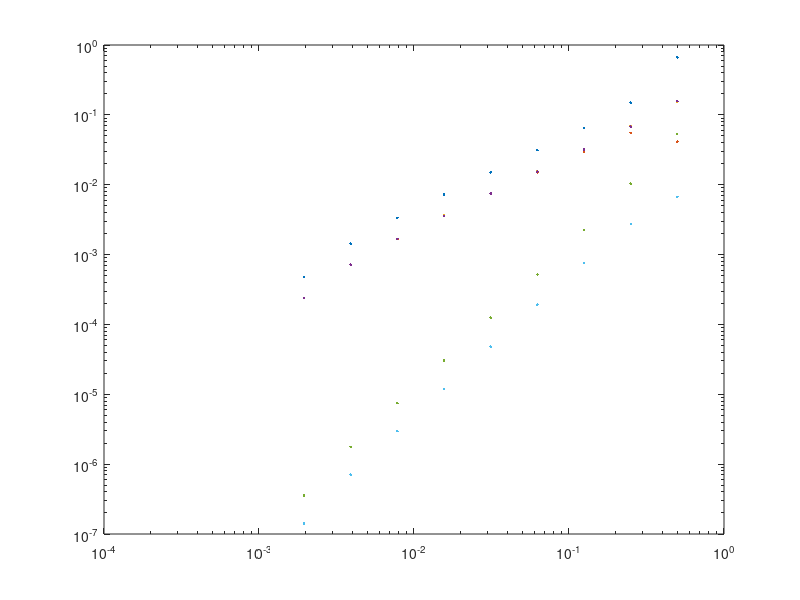

This figure's MATLAB source:
y=[];
f = @(y) -y;
 y0 = 2;
 k=2.^(1:10)';
 for idx=1:length(k);
 dt=1/k(idx);
 y(idx,1:6)=y0;
 for jdx=1:k(idx);
 y(idx) = (1+dt*f(y(idx,1))).*y(idx,1);
 y_ = (1+0.5*dt*f(y(idx,2)))*y(idx,2);
 y(idx,2) = (1+dt*f(y_))*y(idx,2);
 y_ = 1./(1-0.5*dt*f(y(idx,3)))*y(idx,3);
 y(idx,3) = 1./(1-dt*f(y_))*y(idx,3);
 y(idx,4) = exp(dt*f(y(idx,4)))*y(idx,4);
 y_ = exp(0.5*dt*f(y(idx,5)))*y(idx,5);
 y(idx,5) = exp(dt*f(y_))*y(idx,5);
 y_ = exp(dt*f(y(idx,6)))*y(idx,6);
 y(idx,6) = exp(dt*f(0.5*(y_+y(idx,6))))*y(idx,6);
 end;
 end;
 loglog(1./k,abs(y-y(end,:)),'.');
% log10(abs(y-0.5))
 log10(abs(y(1:end-1,:)-y(end,:)))

